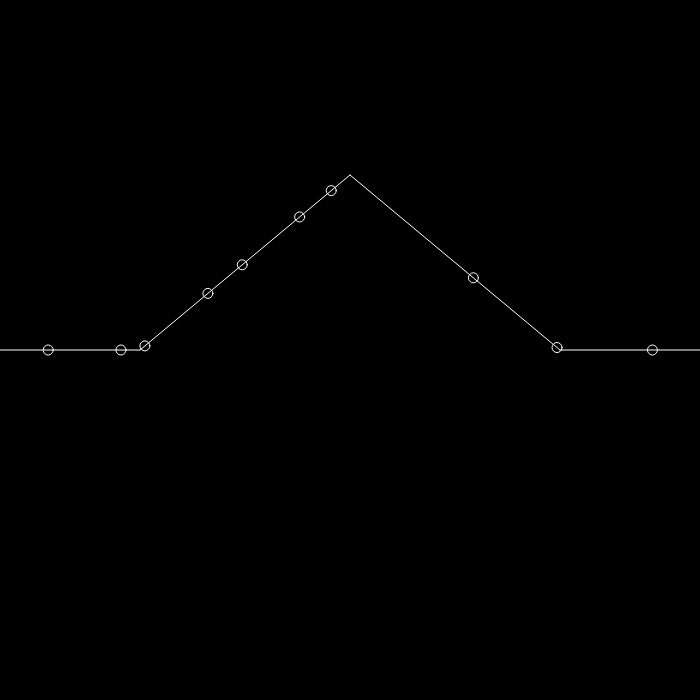
Frame 1 (no input)
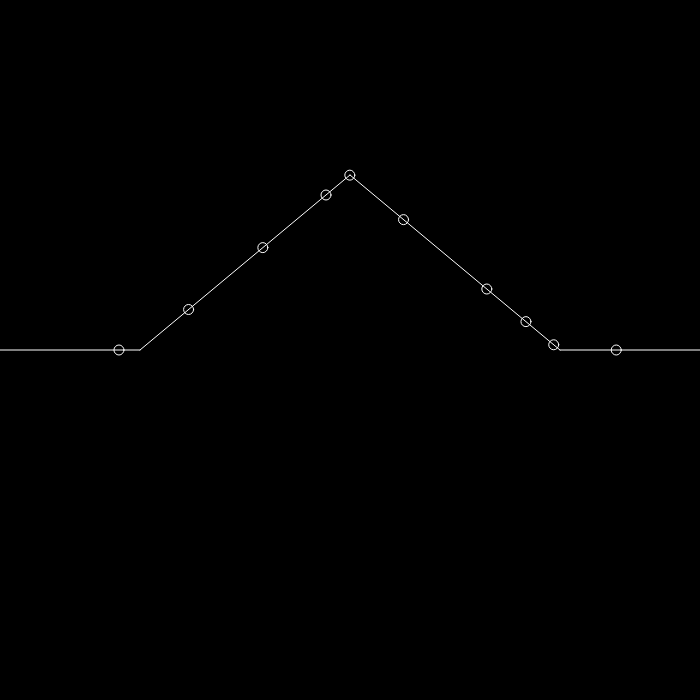
Frame 60 (no input)
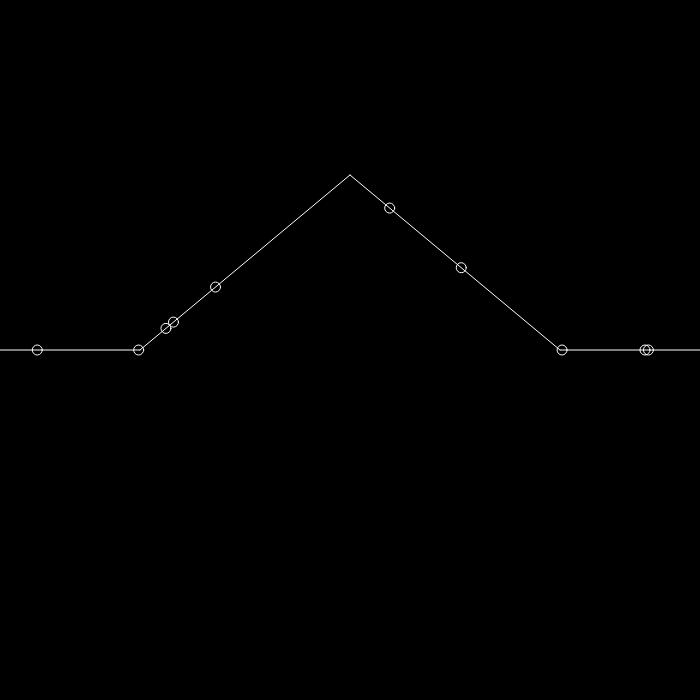
Frame 120 (the mouse pressed at the canvas centre since frame 60)

The p5.js sketch that drew these frames (run headless with seeded random() and noise() and a simulated clock; from frame 60 on, the mouse is pressed at the canvas centre):

// p5.js sketch
// ── sketch.js
const HEIGHT = 700.;
const WIDTH = 700.;

const groundHeight = HEIGHT/2;
const mountainHeight = HEIGHT/4;
const mountainWidth = 0.8;
const groundWidth = 1-mountainWidth;

const walkers = [];

function setup() {
    createCanvas(HEIGHT, WIDTH);
    background(0);
    stroke(255);

    for (var i = 0; i < 10; i++) {
        walkers.push(Mover(randomSpeed(4), WIDTH * random()));
    }
}

function randomSpeed(mean) {
    return random() + mean - 0.5;
}

function draw() {
    background(0);
    drawMountain();

    for (var i = 0; i < walkers.length; i++) {
        let x = walkers[i].positionX();
        let y = heightAboveGround(x);
        noFill();
        ellipse(x, y, 10, 10);

//        line(WIDTH/2, 0, x, y);

        walkers[i].step();
    }

    if (frameCount > 500) {
        console.log("Reached max frame count");
        noLoop();
    }
}

function drawMountain() {
    line(0, groundHeight, groundWidth*WIDTH, groundHeight);
    line(groundWidth*WIDTH, groundHeight, WIDTH/2, mountainHeight);
    line(WIDTH/2, mountainHeight, mountainWidth*WIDTH, groundHeight);
    line(mountainWidth*WIDTH, groundHeight, WIDTH, groundHeight);
}

function Mover(speed, startPos, id, prevMover, nextMover) {
    let posX = startPos;
    
    function step() {
        if (posX < groundWidth * WIDTH) {
            posX += speed+2;
        }
        else if (posX < WIDTH/2) {
            posX += speed;
        }
        else if (posX < mountainWidth * WIDTH) {
            posX += speed + 1;
        }
        else if (posX < WIDTH){
            posX += speed + 2;
        } else {
            posX = 0;
        }
    }

    // Assume input array does not contain self.

    // Ide: ha referanse til naboer (går dette an i JS??)
    // Gå så gjennom `movers`, og sjekk at ingen har havnet mellom
    // self og naboene.

    // (for å initiere med naboer kan vi bruke en ordnet ...)
    // Hm! Tror det er best å bare ha referanse til neste Walker.
    // Så slipper vi duplisering.
    function computeNeighbours(movers) {
        let before;
        let after;

        befors = movers.filter(m => !isAfter(m));
        afters = movers.filter(m => isAfter(m));
    }

    function isAfter(otherMover) {
        return posX < otherMover.positionX();
    }

    function positionX() {
        return posX;
    }
    
    return {
        step,
        positionX,
        id
    };
}

function heightAboveGround(posX) {
    if (posX < groundWidth * WIDTH) {
        return groundHeight;
    }
    else if (posX < WIDTH/2) {
        let relX = (posX - (groundWidth * WIDTH))/(WIDTH/2 - (groundWidth * WIDTH));
        return  groundHeight - relX * mountainHeight;
    }
    else if (posX < mountainWidth * WIDTH) {
        let relX = (posX - (mountainWidth * WIDTH))/(WIDTH/2 - mountainWidth*WIDTH);
        return groundHeight - relX * mountainHeight;
    }
    else {
        return groundHeight;
    }   
}
